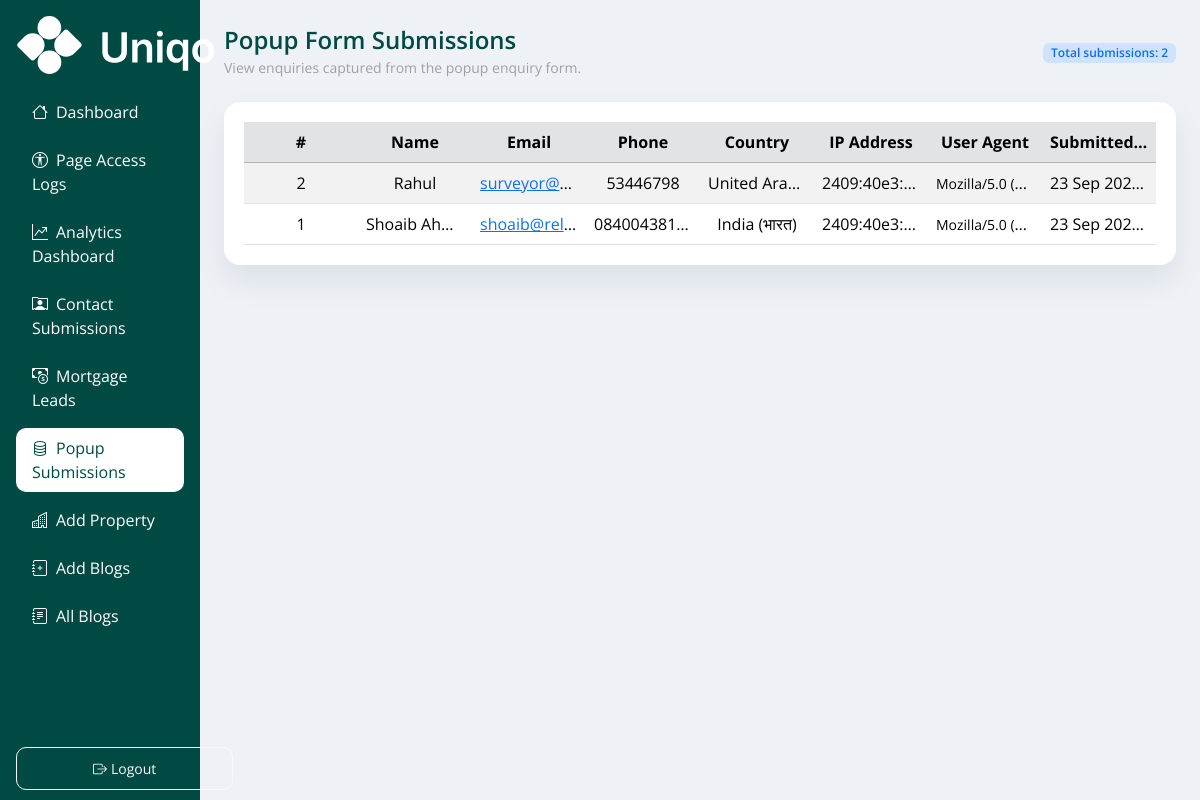
The app's page /admin/popup_form_submissions.php (signed in) with its own data.
### tables this page shows
CREATE TABLE `popup_form` (
  `id` int(10) UNSIGNED NOT NULL,
  `name` varchar(255) NOT NULL,
  `email` varchar(255) NOT NULL,
  `phone` varchar(50) NOT NULL,
  `country` varchar(255) DEFAULT NULL,
  `ip_address` varchar(45) DEFAULT NULL,
  `user_agent` text DEFAULT NULL,
  `created_at` datetime NOT NULL DEFAULT current_timestamp()
);

### admin/popup_form_submissions.php (the view, shortened to what this page needs)
<?php
require_once __DIR__ . '/includes/render.php';
$pdo = db();
$submissions = [];
$error = null;
$perPage = 10;
$page = filter_input(
  INPUT_GET,
  'page',
  FILTER_VALIDATE_INT,
  ['options' => ['default' => 1, 'min_range' => 1]]
);
$offset = ($page - 1) * $perPage;
$totalSubmissions = 0;
try {
  $countStmt = $pdo->query('SELECT COUNT(*) FROM popup_form');
  $totalSubmissions = (int)$countStmt->fetchColumn();
  if ($totalSubmissions > 0) {
    $query = sprintf(
      'SELECT id, name, email, phone, country, ip_address, user_agent, created_at FROM popup_form ORDER BY created_at DESC LIMIT %d OFFSET %d',
      $perPage,
      $offset
    );
    $stmt = $pdo->query($query);
    $submissions = $stmt->fetchAll();
  } else {
    $page = 1;
    $offset = 0;
  }
} catch (Throwable $e) {
  $error = 'Unable to load popup form submissions at this time.';
}
echo '<div class="container-fluid layout">';
echo '<div class="row g-0">';
?>
<main class="col-12 col-md-9 col-lg-10 content">
  <div class="d-flex flex-column flex-lg-row align-items-lg-center justify-content-between gap-3 mb-4">
    <div>
      <h2 class="title-heading">Popup Form Submissions</h2>
      <p class="para mb-0">View enquiries captured from the popup enquiry form.</p>
    </div>
    <div class="text-lg-end">
      <span class="badge bg-primary-subtle text-primary fw-semibold">Total submissions: <?= number_format($totalSubmissions) ?></span>
    </div>
  </div>
  <?php if ($error): ?>
    <div class="alert alert-warning" role="alert">
      <?= htmlspecialchars($error, ENT_QUOTES, 'UTF-8') ?>
    </div>
  <?php elseif (!$submissions): ?>
    <div class="alert alert-info" role="alert">
      No popup form submissions found.
    </div>
  <?php else: ?>
    <div class="box">
      <div class="table-responsive">
        <table class="table table-striped table-hover align-middle mb-0">
          <thead class="table-secondary">
            <tr>
              <th scope="col">#</th>
              <th scope="col">Name</th>
              <th scope="col">Email</th>
              <th scope="col">Phone</th>
              <th scope="col">Country</th>
              <th scope="col">IP Address</th>
              <th scope="col">User Agent</th>
              <th scope="col">Submitted At</th>
            </tr>
          </thead>
          <tbody>
            <?php foreach ($submissions as $submission): ?>
              <?php
                $createdAt = $submission['created_at'] ?? '';
                $createdAtFormatted = '—';
                if ($createdAt) {
                  try {
                    $createdAtFormatted = (new DateTime($createdAt))->format('d M Y H:i');
                  } catch (Throwable $e) {
                    $createdAtFormatted = (string)$createdAt;
                  }
                }
              ?>
              <tr>
                <td><?= (int)$submission['id'] ?></td>
                <td><?= htmlspecialchars((string)($submission['name'] ?? ''), ENT_QUOTES, 'UTF-8') ?></td>
                <td>
                  <?php if (!empty($submission['email'])): ?>
                    <a href="mailto:<?= htmlspecialchars($submission['email'], ENT_QUOTES, 'UTF-8') ?>">
                      <?= htmlspecialchars($submission['email'], ENT_QUOTES, 'UTF-8') ?>
                    </a>
                  <?php else: ?>
                    <span class="text-muted">—</span>
                  <?php endif; ?>
                </td>
                <td><?= htmlspecialchars((string)($submission['phone'] ?? '—'), ENT_QUOTES, 'UTF-8') ?></td>
                <td><?= htmlspecialchars((string)($submission['country'] ?? '—'), ENT_QUOTES, 'UTF-8') ?></td>
                <td><?= htmlspecialchars((string)($submission['ip_address'] ?? '—'), ENT_QUOTES, 'UTF-8') ?></td>
                <td class="text-break">
                  <?php if (!empty($submission['user_agent'])): ?>
                    <small><?= htmlspecialchars($submission['user_agent'], ENT_QUOTES, 'UTF-8') ?></small>
                  <?php else: ?>
                    <span class="text-muted">—</span>
                  <?php endif; ?>
                </td>
                <td><?= htmlspecialchars($createdAtFormatted, ENT_QUOTES, 'UTF-8') ?></td>
              </tr>
            <?php endforeach; ?>
          </tbody>
        </table>
      </div>
    </div>
  <?php endif; ?>
</main>
<?php
echo '</div>';
echo '</div>';

### admin/assets/css/style.css (style rules this page uses)
body { background: #eef2f7; font-family: "Open Sans", sans-serif; color: #111; }
.layout { min-height: 100vh; padding: 0; }
.content { padding: 24px; }
.box { background: #ffffff; border-radius: 16px; box-shadow: 0 16px 32px rgba(15, 23, 42, 0.08); padding: 20px; }
.table td, .table th { vertical-align: middle; }

### admin/assets/css/custom.css (style rules this page uses)
.content .title-heading { font-size: 24px; font-weight: 600; line-height: 1.3; margin-bottom: 2px; color: #004a44; }
.content .para { font-size: 14px; margin-bottom: 10px; color: #a0a0a0; }
table { table-layout: fixed; width: 100%; border-collapse: collapse; }
table th, table td { width: auto; text-align: center; padding: 8px 12px; white-space: nowrap; overflow: hidden; text-overflow: ellipsis; }

### records on screen
popup_form: id "2", name "Rahul", email "surveyor@…", phone "53446798", country "United Ara…", ip_address "2409:40e3:…", user_agent "Mozilla/5.0 (…", created_at "23 Sep 202…"
popup_form: id "1", name "Shoaib Ah…", email "shoaib@rel…", phone "084004381…", country "India (भारत)", ip_address "2409:40e3:…", user_agent "Mozilla/5.0 (…", created_at "23 Sep 202…"

### other values on screen
$label "Dashboard"
$label "Page Access Logs"
$label "Analytics Dashboard"
$label "Contact Submissions"
$label "Mortgage Leads"
$label "Popup Submissions"
$label "Add Property"
$label "Add Blogs"
$label "All Blogs"
$totalSubmissions "2"
